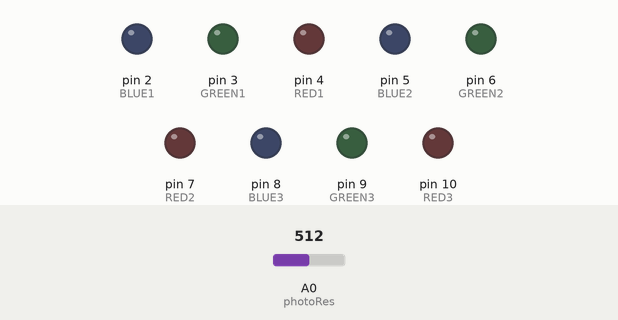
Bench run of a sketch on a simulated Arduino Uno, built with avr-gcc and run on an emulated ATmega328P. Parts: output pins drawn as LEDs (lit = HIGH). Inputs (shaded band) come from the test bench; at power-on: A0 (photoRes) = 512.

Above: at 1.2 s.
1.3 s: A0 (photoRes) set to 65
2.8 s: A0 (photoRes) set to 55
At 2.95 s:
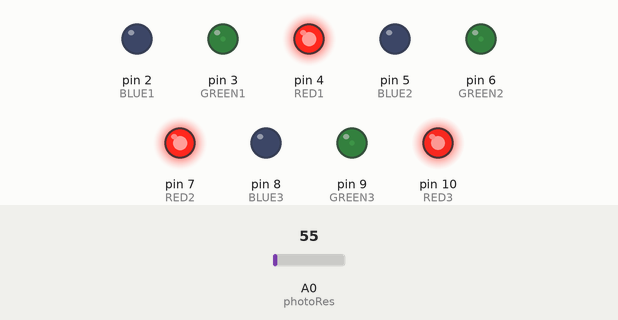
At 3.86 s:
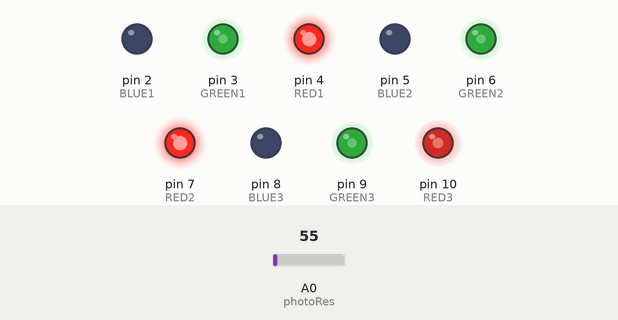
Timing chart, 0 to 26.8 s (numbered marks = the images above; inputs shaded):
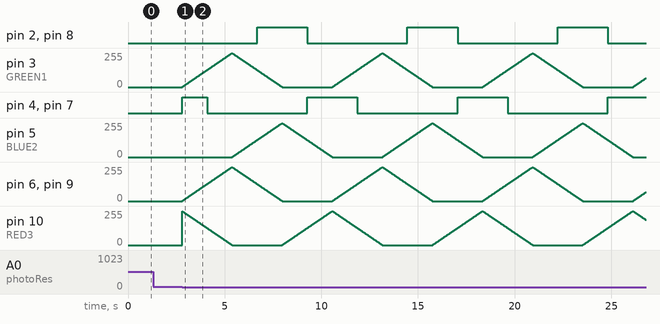

Measured:
- the behaviour switches between 60 and 59 on A0 (photoRes) (found by bisection; images 0 and 1)

The sketch:

sketch_auto_rgb.ino
```cpp
// Constants
const int photoRes = A0; // Photoresistor at Arduino analog pin A0

// Variables
int value; // Store value from photoresistor (0-1023)
int redValue;
int greenValue;
int blueValue;
int arr_len = 9;

// Define Pins
#define BLUE1 2
#define GREEN1 3
#define RED1 4
#define BLUE2 5
#define GREEN2 6
#define RED2 7
#define BLUE3 8
#define GREEN3 9
#define RED3 10

// Holds pins for looping when needed
int leds[] = {BLUE1,GREEN1,RED1,BLUE2,GREEN2,RED2,BLUE3,GREEN3,RED3};

void setup(){
  Serial.begin(9600);
  for( int i = 0; i < arr_len; ++i ){
    // Loops through the led pins and sets them all as output and low
    pinMode(leds[i], OUTPUT);
    digitalWrite(leds[i], LOW);
  }
}

void loop(){
  #define delayTime 10 // fading time between colors
  // If the photoresistor detects low light, it turns on the leds
  if(checkPhotoRes() == true){
    redValue = 255; // choose a value between 1 and 255 to change the color.
    greenValue = 0;
    blueValue = 0;

    for(int i = 0; i < 255; i += 1) // fades out red bring green full when i=255
    {
      if(checkPhotoRes() == false){
        // Breaks the loop if the lights are back on
        break;
      }
      redValue -= 1;
      greenValue += 1;
      analogWrite(RED1, redValue);
      analogWrite(GREEN1, greenValue);
      analogWrite(RED2, redValue);
      analogWrite(GREEN2, greenValue);
      analogWrite(RED3, redValue);
      analogWrite(GREEN3, greenValue);
      delay(delayTime);
    }

    redValue = 0;
    greenValue = 255;
    blueValue = 0;

    for(int i = 0; i < 255; i += 1) // fades out green bring blue full when i=255
    {
      if(checkPhotoRes() == false){
        // Breaks the loop if the lights are back on
        break;
      }
      greenValue -= 1;
      blueValue += 1;
      analogWrite(GREEN1, greenValue);
      analogWrite(BLUE1, blueValue);
      analogWrite(GREEN2, greenValue);
      analogWrite(BLUE2, blueValue);
      analogWrite(GREEN3, greenValue);
      analogWrite(BLUE3, blueValue);
      delay(delayTime);
    }

    redValue = 0;
    greenValue = 0;
    blueValue = 255;

    for(int i = 0; i < 255; i += 1) // fades out blue bring red full when i=255
    {
      if(checkPhotoRes() == false){
        // Breaks the loop if the lights are back on
        break;
      }
      blueValue -= 1;
      redValue += 1;
      analogWrite(BLUE1, blueValue);
      analogWrite(RED1, redValue);
      analogWrite(BLUE2, blueValue);
      analogWrite(RED2, redValue);
      analogWrite(BLUE3, blueValue);
      analogWrite(RED3, redValue);
      delay(delayTime);
    }
  }
  else{
    for( int i = 0; i < arr_len; ++i ){
    // Loops through the led pins and sets them all as output and low
    pinMode(leds[i], OUTPUT);
    analogWrite(leds[i], 0);
  }
  }
}

static bool checkPhotoRes(){
  int value = analogRead(photoRes);

  // returns a value based on light level
  if (value < 60){
    return true;
  }
  else{
    return false;
  }
}
```
